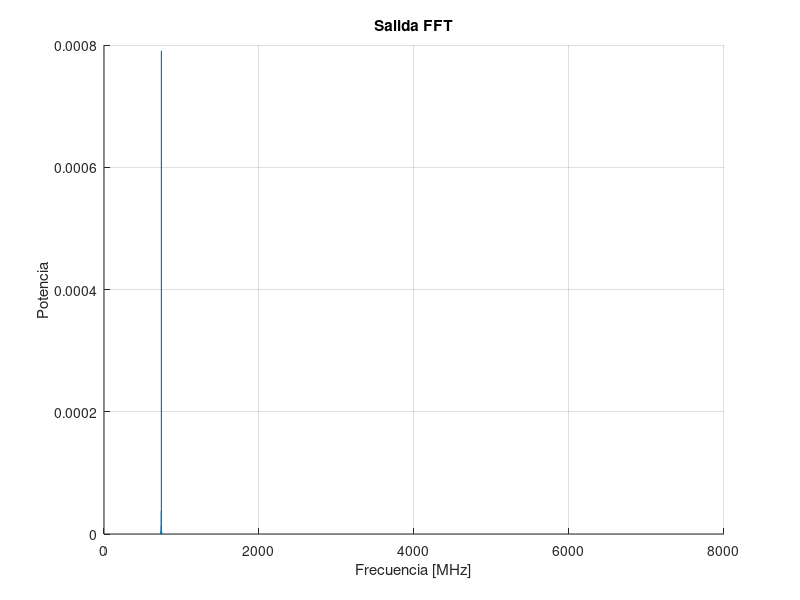

This figure's MATLAB source:
clear all
% close all
clc

%%
PTX = 1e-3*10^(15/10);  % Potencia transmitida [W]
chirp_bw = 2e9;         % Ancho de banda del chirp
max_range = 300;        % Rango máximo
c = 3e8;
Twait = 2*max_range/c;
q_elect = 0e-19;      % Carga del electrón, para calcular ruido
Tmeas = 2.5e-6;         % Tiempo de medición
Tmod = Tmeas+Twait;     % Tiempo de modulación
chirp_slope = chirp_bw/Tmod;    % Pendiente del chirp

% Parámetros del canal
range = 250;            %m
ARX=pi*(2.5e-2/2)^2;    % Apertura de 1in de diametro
rho = 0.1;              % Reflectividad
lambda0=1550e-9; % m
omega0 = 2*pi*3e8/lambda0; 
RPD = 0.7;              % A/W Responsitividad del diodo

% Muestreo
NOS = 4;
fs=NOS*chirp_bw;          % Frec. de muestreo de Matlab
Ncells = ceil(fs*Tmeas);
fs=Ncells/Tmeas;        % Frecuencia de muestreo
Ts = 1/fs;              % Período de muestreo

%% Transmisor
Lsim = ceil(Tmod*fs);                       % Largo de la sim.
tline = Ts.*(0:Lsim-1)';                    % Linea de tiempo de modulación
insta_freq = chirp_slope.*tline;            % Frecuencia instantánea
insta_phase = 2*pi*cumsum(insta_freq).*Ts;  % Fase instantánea
chirp_tx = exp(1j*insta_phase);             % Chirp unitario

s_t = sqrt(PTX).*chirp_tx;                  % Señal transmitida
% figure
% plot(real(chirp_tx)); %title('Chirp');
% hold on;
% plot(real(s_t));legend('Chirp', 'Señal transmitida s(t)'); %title('Señal transmitida s(t)');
%% Canal
tau = 2*range/c;              % Delay del canal
delay_samples = round(tau*fs);
real_tau = delay_samples*Ts;
real_range = real_tau*c/2;    % Rango real

power_gain = rho*ARX/(4*pi*range.^2);   % Potencia
atten = sqrt(power_gain);               % Atenuación
delta_phase = 2*pi*c/(lambda0*real_tau);         % Cambio de fase

ch_out = atten.*[zeros(delay_samples,1); s_t(1:end-delay_samples)].*exp(-1j*delta_phase);
    % Salida del canal (atten, fase y delay)

% figure
% plot(real(ch_out));
% hold on;
% plot(imag(ch_out));
% hold all
% plot(tline, real(ch_out));

%% Receptor
wait_samples = ceil(Twait*fs);
mixer = conj(ch_out.*conj(chirp_tx)); % Salida del detector (conv.) con delay
mixer_v = mixer(1+wait_samples:end);
ch_out_v = ch_out(1+wait_samples:end);

%Comprobación que se tiene ganancia unitaria
% figure
% plot(abs(mixer_v).^2); title('Salida del mixer'); grid on;
% figure
% plot(abs(ch_out_v).^2); title('Salida del canal'); grid on;

max2 = max(abs(mixer_v).^2);
[max1,I1] = max(abs(ch_out_v).^2);

%Adicion del ruido
noise_power = q_elect/RPD*fs;     % Potencia del ruido
noise = sqrt(noise_power/2).*(randn(size(ch_out))+1j.*randn(size(ch_out))); % Señal de ruido
noise_v = noise(1+wait_samples:end);
fe_output = mixer_v + noise_v; %Salida del detector con ruido

% figure
% plot(real(fe_output));grid on
% hold on
% plot(real(mixer_v));legend('Señal con ruido', 'Señal sin ruido')

% Matched Filter FFT

Ncells = ceil(fs*Tmeas);    % numero de bines de la FFT minimo
FFT_NOS = 32;               % Sobremuestreo de la FFT
NFFT = FFT_NOS*Ncells;
fvec = (0:NFFT-1)*(fs/NFFT);            % Vector de frecuencia
max_range_FFT = fs*c/(chirp_slope*2);   % Máximo rango que puede ser representado por la FFT
rvec = (0:NFFT-1)*(max_range_FFT/NFFT); % Vector de rango

y_mf = abs(fft(fe_output, NFFT)).^2;

hold on
plot(fvec/1e6, y_mf);grid on;title('Salida FFT');xlabel('Frecuencia [MHz]');ylabel('Potencia')
% figure
% plot(rvec, y_mf);grid on;title('Salida FFT');xlabel('Rango [m]');ylabel('Potencia')

[~,fbeat_meas] = max(y_mf);
fbeat_meas = fbeat_meas*(fs/NFFT);  % Fbeat simulado
range_meas = fbeat_meas*c/(chirp_slope*2)  % Rango medido  
fbeat = chirp_slope*2*real_range/c;     % Frecuencia teórica del tono resultante

% cell_of_interest = round(fbeat*Tmeas);  % Celda de interés
% total_cells = fs*Tmeas;
% fft_dec_phase = mod(theo_max_pos-1,FFT_NOS);
% fvec_dec = fvec(1+fft_dec_phase:FFT_NOS:end);
